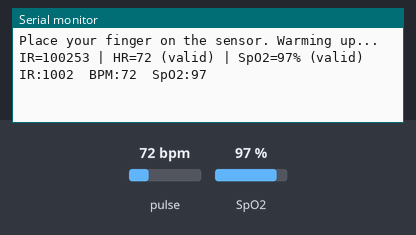
Recording of a sketch running on a simulated ESP32. Shown: the last lines printed to the serial monitor. The test bench sets the inputs (shaded band); at power-on: pulse 72 bpm, SpO2 97 %.

Above: at 6.2 s.
6.3 s: pulse set to 42 bpm
At 7.6 s:
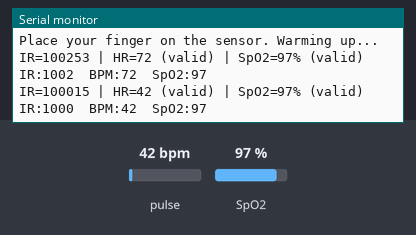
7.8 s: SpO2 set to 80 %
At 8.8 s:
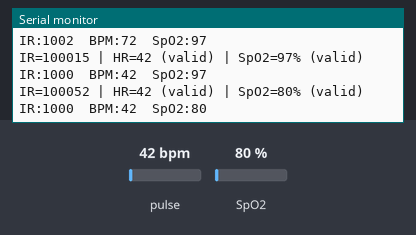
9.3 s: pulse set to 70 bpm
At 10.5 s:
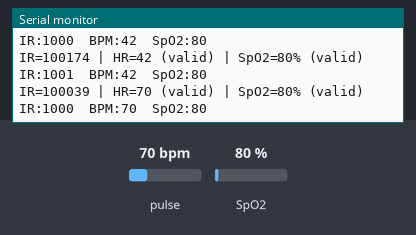
Timing chart, 0 to 12.3 s (numbered marks = the images above; inputs shaded):
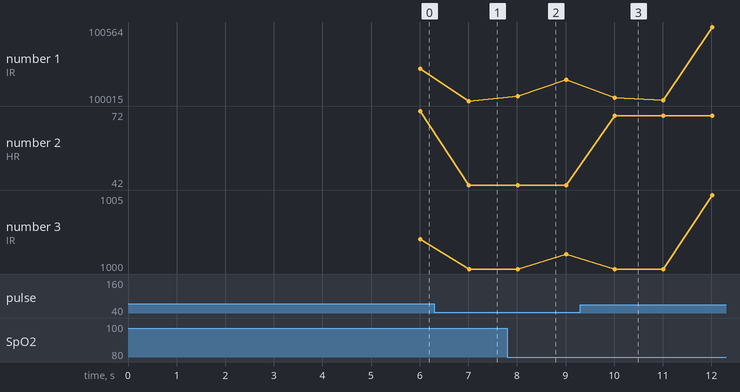

Measured:
- after the input at 6.3 s, the serial monitor: prints a new line after 0.71 s (image 1)
- after the input at 7.8 s, the serial monitor: prints a new line after 0.21 s (image 2)
- after the input at 9.3 s, the serial monitor: prints a new line after 0.71 s (image 3)
- plotted number 1: 100253 → 100015 after the input at 6.3 s, 100174 → 100039 after the input at 9.3 s
- plotted number 2: 72 → 42 after the input at 6.3 s, 42 → 70 after the input at 9.3 s
- plotted number 3: 1002 → 1000 after the input at 6.3 s

The sketch:

max30102_esp32_spo2_graph.ino
```cpp
/*
  MAX30102 PPG Sensor on ESP32 - Heart Rate + SpO2 + Live Graph
  SDA -> GPIO 21
  SCL -> GPIO 22
  VIN -> 3.3V, GND -> GND

  Requires: SparkFun MAX3010x Pulse and Proximity Sensor Library
  (Library Manager -> search "SparkFun MAX3010x")
  This library ships with spo2_algorithm.h used below.

  HOW TO SEE THE GRAPH:
  Arduino IDE -> Tools -> Serial Plotter (NOT Serial Monitor)
  Set baud rate to 115200 in the dropdown at the bottom of the plotter window.
  You'll see live traces for IR, BPM, and SpO2.

  HOW TO SEE TEXT VALUES:
  Arduino IDE -> Tools -> Serial Monitor, also at 115200.
  (You can only have one of Plotter/Monitor open at a time in most IDE versions)
*/

#include <Wire.h>
#include "MAX30105.h"
#include "spo2_algorithm.h"

MAX30105 particleSensor;

#define BUFFER_SIZE 100 // ~4 seconds of data at 25 samples/sec

uint32_t irBuffer[BUFFER_SIZE];
uint32_t redBuffer[BUFFER_SIZE];

int32_t bufferLength = BUFFER_SIZE;
int32_t spo2;
int8_t validSPO2;
int32_t heartRate;
int8_t validHeartRate;

void setup() {
  Serial.begin(115200);
  delay(1000);

  Wire.begin(21, 22);

  if (!particleSensor.begin(Wire, I2C_SPEED_FAST)) {
    Serial.println("MAX30102 not found. Check wiring/power.");
    while (1);
  }

  Serial.println("Place your finger on the sensor. Warming up...");

  byte ledBrightness = 60;
  byte sampleAverage = 4;
  byte ledMode = 2;      // Red + IR (needed for SpO2)
  byte sampleRate = 100; // matches ~25 effective samples/sec after averaging
  int pulseWidth = 411;
  int adcRange = 4096;

  particleSensor.setup(ledBrightness, sampleAverage, ledMode, sampleRate, pulseWidth, adcRange);

  // Fill the initial buffer
  for (byte i = 0; i < bufferLength; i++) {
    while (particleSensor.available() == false)
      particleSensor.check();

    redBuffer[i] = particleSensor.getRed();
    irBuffer[i] = particleSensor.getIR();
    particleSensor.nextSample();
  }

  maxim_heart_rate_and_oxygen_saturation(irBuffer, bufferLength, redBuffer,
                                          &spo2, &validSPO2, &heartRate, &validHeartRate);
}

void loop() {
  // Shift buffer left by 25 samples, discard oldest 25
  for (byte i = 25; i < BUFFER_SIZE; i++) {
    redBuffer[i - 25] = redBuffer[i];
    irBuffer[i - 25] = irBuffer[i];
  }

  // Take 25 fresh samples to refill the tail
  for (byte i = 75; i < BUFFER_SIZE; i++) {
    while (particleSensor.available() == false)
      particleSensor.check();

    redBuffer[i] = particleSensor.getRed();
    irBuffer[i] = particleSensor.getIR();
    particleSensor.nextSample();
  }

  maxim_heart_rate_and_oxygen_saturation(irBuffer, bufferLength, redBuffer,
                                          &spo2, &validSPO2, &heartRate, &validHeartRate);

  long latestIR = irBuffer[BUFFER_SIZE - 1];
  bool fingerDetected = (latestIR > 50000);

  // ---- Text output for Serial Monitor ----
  Serial.print("IR="); Serial.print(latestIR);
  Serial.print(" | HR=");
  Serial.print(validHeartRate ? heartRate : 0);
  Serial.print(validHeartRate ? " (valid)" : " (--)");
  Serial.print(" | SpO2=");
  Serial.print(validSPO2 ? spo2 : 0);
  Serial.print(validSPO2 ? "% (valid)" : "% (--)");
  if (!fingerDetected) Serial.print("  <-- No finger detected");
  Serial.println();

  // ---- Numeric output for Serial Plotter (labeled traces) ----
  Serial.print("IR:"); Serial.print(latestIR / 100); // scaled down so it fits on same graph
  Serial.print("\tBPM:"); Serial.print(validHeartRate ? heartRate : 0);
  Serial.print("\tSpO2:"); Serial.println(validSPO2 ? spo2 : 0);
}
```
